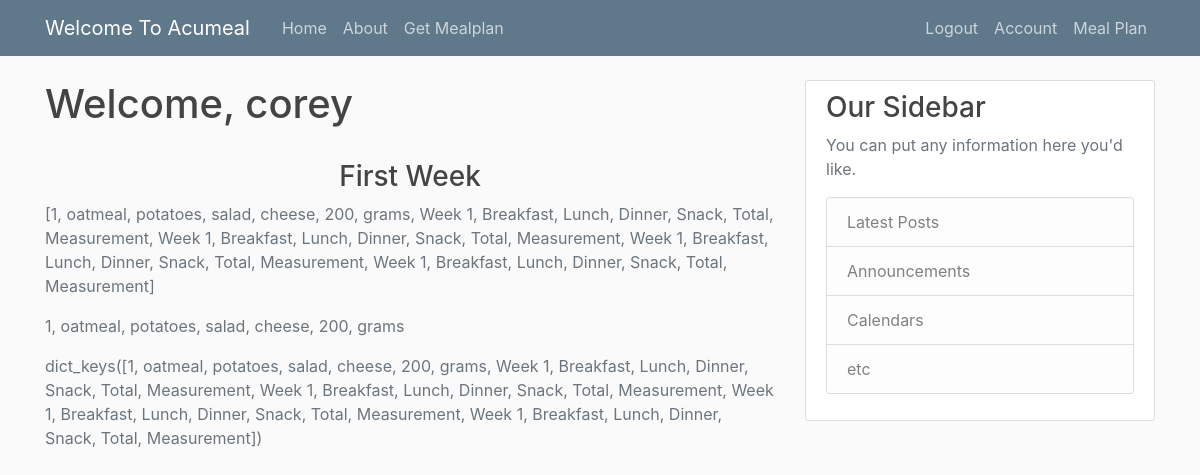
Page /mealplan (signed in) on the committed database.
### flaskapp/models.py (models this page shows, shortened)
class User(db.Model, UserMixin):
    id = db.Column(db.Integer, primary_key=True)
    username = db.Column(db.String(20), unique=True, nullable=False)
    email = db.Column(db.String(120), unique=True, nullable=False)
    image_file = db.Column(db.String(20), nullable=False, default='default.jpg')
    password = db.Column(db.String(60), nullable=False)
    posts = db.relationship('Posts', backref='author', lazy=True) # related to posts: 1 to many relationship
    mealplan = db.relationship('Mealplan', backref='author', lazy=True) # 1 to many relationship with user
    meal = db.relationship('Meal', backref='author', lazy=True)

class Meal(db.Model):
    id = db.Column(db.Integer, primary_key=True)
    week = db.Column(db.String(20), nullable=False)
    breakfast = db.Column(db.String(20), nullable=False)
    lunch = db.Column(db.String(20), nullable=False)
    dinner = db.Column(db.String(20), nullable=False)
    snack = db.Column(db.String(20), nullable=False)
    total = db.Column(db.String(20), nullable=False)
    measurement = db.Column(db.String(20), nullable=False)
    user_id = db.Column(db.Integer, db.ForeignKey('user.id'), nullable=False)
    def __repr__(self):
        return f"{self.week}, {self.breakfast}, {self.lunch}, {self.dinner}, {self.snack}, {self.total}, {self.measurement}"

### flaskapp/routes.py (the view)
@app.route("/mealplan", methods=['GET', 'POST'])
@login_required
def mealplan():
    form = Meal()
    if current_user:
        pass
    breakfast = form.query.first()
    breakfast = form.query.all()
    form = form.query.first()
    hashtable = {}
    extra = []
    for i in breakfast:
        if i not in hashtable:
            hashtable[i] = 1
        else:
            extra.append(i)
    return render_template('mealplan.html', title='Mealplan', form=form, breakfast=breakfast, hash=hashtable.keys())

### flaskapp/models.py (called while the page is built)
@login_manager.user_loader
def load_user(user_id):
    return User.query.get(int(user_id))

### flaskapp/templates/mealplan.html
{% extends "base.html" %}
{% block content %}
          <h2 class="account-heading"> Welcome, {{ current_user.username }}</h2>
        <br>
          <center><strong> <h3 class=''> First Week </h2> </strong> </center>
        <p class="text-secondary">{{ breakfast }}</p>
        <p class="text-secondary">{{ form }}</p>
        <p class="text-secondary">{{ hash }}</p>
{% endblock content %}

### flaskapp/templates/base.html (shortened to what this page needs)
<!DOCTYPE html>
<html>
<head>
    <link rel="stylesheet" href="https://maxcdn.bootstrapcdn.com/bootstrap/4.0.0/css/bootstrap.min.css">
    <link rel="stylesheet" type="text/css" href="{{ url_for('static', filename='main.css') }}">
</head>
<body>
    <header class="site-header">
      <nav class="navbar navbar-expand-md navbar-dark bg-steel fixed-top">
        <div class="container">
          <a class="navbar-brand mr-4" href="/">Welcome To Acumeal</a>
          <div class="collapse navbar-collapse" id="navbarToggle">
            <div class="navbar-nav mr-auto">
              <a class="nav-item nav-link" href="{{ url_for("index")}}">Home</a>
              <a class="nav-item nav-link" href="{{ url_for("about") }}">About</a>
              {% block meal %}<a class="nav-item nav-link" href="{{ url_for("registration") }}">Get Mealplan</a> {% endblock meal %}
            </div>
            <div class="navbar-nav">
            {% if current_user.is_authenticated %}
              <a class="nav-item nav-link" href="{{ url_for("logout") }}">Logout</a>
              <a class="nav-item nav-link" href="{{ url_for("account") }}">Account</a>
              <a class="nav-item nav-link" href="{{ url_for("mealplan") }}">Meal Plan</a>
            {% else %}
              <a class="nav-item nav-link" href="{{ url_for("login") }}">Login</a>
              <a class="nav-item nav-link" href="{{ url_for("registration") }}">Register</a>
            {% endif%}
            </div>
          </div>
        </div>
      </nav>
    </header>
    <main role="main" class="container">
      <div class="row">
        <div class="col-md-8">
          {% block content %}{% endblock %}
        </div>
        <div class="col-md-4">
          <div class="content-section">
            <h3>Our Sidebar</h3>
            <p class='text-muted'>You can put any information here you'd like.
              <ul class="list-group">
                    <li class="list-group-item list-group-item-light">Latest Posts</li>
                    <li class="list-group-item list-group-item-light">Announcements</li>
                    <li class="list-group-item list-group-item-light">Calendars</li>
                    <li class="list-group-item list-group-item-light">etc</li>
              </ul>
            </p>
          </div>
        </div>
      </div>
    </main>
</body>
</html>

### flaskapp/static/main.css (style rules this page uses)
body { background: #fafafa; color: #333333; margin-top: 5rem; }
h1, h2, h3, h4, h5, h6 { color: #444444; }
.bg-steel { background-color: #5f788a; }
.site-header .navbar-nav .nav-link { color: #cbd5db; }
.content-section { background: #ffffff; padding: 10px 20px; border: 1px solid #dddddd; border-radius: 3px; margin-bottom: 20px; }
.account-heading { font-size: 2.5rem; }

### rows in the picture
User: username "corey"
Meal: week+breakfast+lunch "[1, oatmeal, potatoes, salad, cheese, 200, grams, Week 1, Breakfast, Lunch, Dinner, Snack, Total, Measurement, Week 1, Breakfast, Lunch, Dinner, Snack, Total, Measurement, Week 1, Breakfast, Lunch, Dinner, Snack, Total, Measurement, Week 1, Breakfast, Lunch, Dinner, Snack, Total, Measurement]", week+breakfast+lunch "1, oatmeal, potatoes, salad, cheese, 200, grams", week+breakfast+lunch "dict_keys([1, oatmeal, potatoes, salad, cheese, 200, grams, Week 1, Breakfast, Lunch, Dinner, Snack, Total, Measurement, Week 1, Breakfast, Lunch, Dinner, Snack, Total, Measurement, Week 1, Breakfast, Lunch, Dinner, Snack, Total, Measurement, Week 1, Breakfast, Lunch, Dinner, Snack, Total, Measurement])"
